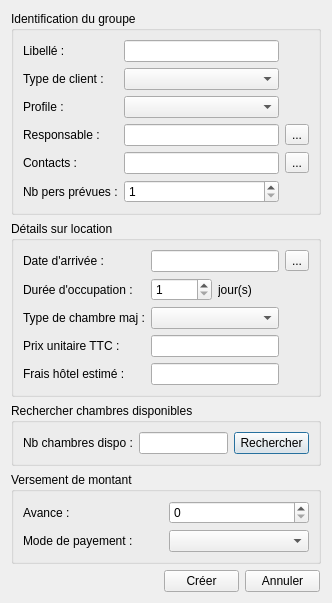
<?xml version="1.0" encoding="UTF-8"?>
<ui version="4.0">
 <class>BDCreerUnGroupe</class>
 <widget class="QDialog" name="BDCreerUnGroupe">
  <property name="geometry">
   <rect>
    <x>0</x>
    <y>0</y>
    <width>332</width>
    <height>542</height>
   </rect>
  </property>
  <property name="windowTitle">
   <string>Dialog</string>
  </property>
  <layout class="QGridLayout" name="gridLayout_5">
   <item row="0" column="0">
    <widget class="QGroupBox" name="groupBox">
     <property name="title">
      <string>Identification du groupe</string>
     </property>
     <layout class="QGridLayout" name="gridLayout">
      <item row="0" column="0">
       <widget class="QLabel" name="label">
        <property name="text">
         <string>Libellé :</string>
        </property>
       </widget>
      </item>
      <item row="0" column="1">
       <widget class="QLineEdit" name="lineEditLibelle"/>
      </item>
      <item row="1" column="0">
       <widget class="QLabel" name="label_8">
        <property name="text">
         <string>Type de client :</string>
        </property>
       </widget>
      </item>
      <item row="1" column="1">
       <widget class="QComboBox" name="comboBoxTypeDeClient"/>
      </item>
      <item row="2" column="0">
       <widget class="QLabel" name="label_9">
        <property name="text">
         <string>Profile :</string>
        </property>
       </widget>
      </item>
      <item row="2" column="1">
       <widget class="QComboBox" name="comboBoxProfile"/>
      </item>
      <item row="3" column="0">
       <widget class="QLabel" name="label_2">
        <property name="text">
         <string>Responsable :</string>
        </property>
       </widget>
      </item>
      <item row="3" column="1">
       <widget class="QLineEdit" name="lineEditClient">
        <property name="alignment">
         <set>Qt::AlignRight|Qt::AlignTrailing|Qt::AlignVCenter</set>
        </property>
        <property name="readOnly">
         <bool>true</bool>
        </property>
       </widget>
      </item>
      <item row="3" column="2">
       <widget class="QToolButton" name="btn_identifierRespo">
        <property name="text">
         <string>...</string>
        </property>
       </widget>
      </item>
      <item row="4" column="0">
       <widget class="QLabel" name="label_12">
        <property name="text">
         <string>Contacts :</string>
        </property>
       </widget>
      </item>
      <item row="4" column="1">
       <widget class="QLineEdit" name="lineEditContacts">
        <property name="alignment">
         <set>Qt::AlignRight|Qt::AlignTrailing|Qt::AlignVCenter</set>
        </property>
        <property name="readOnly">
         <bool>true</bool>
        </property>
       </widget>
      </item>
      <item row="4" column="2">
       <widget class="QToolButton" name="btn_contact">
        <property name="text">
         <string>...</string>
        </property>
       </widget>
      </item>
      <item row="5" column="0">
       <widget class="QLabel" name="label_11">
        <property name="text">
         <string>Nb pers prévues :</string>
        </property>
       </widget>
      </item>
      <item row="5" column="1">
       <widget class="QSpinBox" name="spinBoxNbPersPrevues">
        <property name="minimum">
         <number>1</number>
        </property>
        <property name="maximum">
         <number>1000</number>
        </property>
       </widget>
      </item>
     </layout>
    </widget>
   </item>
   <item row="1" column="0">
    <widget class="QGroupBox" name="groupBox_2">
     <property name="title">
      <string>Détails sur location </string>
     </property>
     <layout class="QGridLayout" name="gridLayout_3">
      <item row="0" column="0">
       <widget class="QLabel" name="label_3">
        <property name="text">
         <string>Date d'arrivée :</string>
        </property>
       </widget>
      </item>
      <item row="0" column="1" colspan="2">
       <widget class="QLineEdit" name="lineEditDateEntree">
        <property name="alignment">
         <set>Qt::AlignRight|Qt::AlignTrailing|Qt::AlignVCenter</set>
        </property>
        <property name="readOnly">
         <bool>true</bool>
        </property>
       </widget>
      </item>
      <item row="0" column="3">
       <widget class="QToolButton" name="btn_dateEntree">
        <property name="text">
         <string>...</string>
        </property>
       </widget>
      </item>
      <item row="1" column="0">
       <widget class="QLabel" name="label_4">
        <property name="text">
         <string>Durée d'occupation :</string>
        </property>
       </widget>
      </item>
      <item row="1" column="1">
       <widget class="QSpinBox" name="spinBoxDuree">
        <property name="minimum">
         <number>1</number>
        </property>
        <property name="maximum">
         <number>100</number>
        </property>
       </widget>
      </item>
      <item row="1" column="2">
       <widget class="QLabel" name="label_5">
        <property name="text">
         <string>jour(s)</string>
        </property>
       </widget>
      </item>
      <item row="2" column="0">
       <widget class="QLabel" name="label_13">
        <property name="text">
         <string>Type de chambre maj :</string>
        </property>
       </widget>
      </item>
      <item row="2" column="1" colspan="2">
       <widget class="QComboBox" name="comboBoxTypeDeChambre"/>
      </item>
      <item row="3" column="0">
       <widget class="QLabel" name="label_15">
        <property name="text">
         <string>Prix unitaire TTC :</string>
        </property>
       </widget>
      </item>
      <item row="3" column="1" colspan="2">
       <widget class="QLineEdit" name="lineEditPrixUnitaireTTC">
        <property name="alignment">
         <set>Qt::AlignRight|Qt::AlignTrailing|Qt::AlignVCenter</set>
        </property>
        <property name="readOnly">
         <bool>true</bool>
        </property>
       </widget>
      </item>
      <item row="4" column="0">
       <widget class="QLabel" name="label_10">
        <property name="text">
         <string>Frais hôtel estimé :</string>
        </property>
       </widget>
      </item>
      <item row="4" column="1" colspan="2">
       <widget class="QLineEdit" name="lineEditFraisHotelEstime">
        <property name="alignment">
         <set>Qt::AlignRight|Qt::AlignTrailing|Qt::AlignVCenter</set>
        </property>
        <property name="readOnly">
         <bool>true</bool>
        </property>
       </widget>
      </item>
     </layout>
    </widget>
   </item>
   <item row="2" column="0">
    <widget class="QGroupBox" name="groupBox_4">
     <property name="title">
      <string>Rechercher chambres disponibles</string>
     </property>
     <layout class="QGridLayout" name="gridLayout_4">
      <item row="0" column="0">
       <widget class="QLabel" name="label_14">
        <property name="text">
         <string>Nb chambres dispo :</string>
        </property>
       </widget>
      </item>
      <item row="0" column="1">
       <widget class="QLineEdit" name="lineEditNbChDispo">
        <property name="alignment">
         <set>Qt::AlignRight|Qt::AlignTrailing|Qt::AlignVCenter</set>
        </property>
        <property name="readOnly">
         <bool>true</bool>
        </property>
       </widget>
      </item>
      <item row="0" column="2">
       <widget class="QPushButton" name="btn_rechercher">
        <property name="maximumSize">
         <size>
          <width>75</width>
          <height>23</height>
         </size>
        </property>
        <property name="text">
         <string>Rechercher</string>
        </property>
       </widget>
      </item>
     </layout>
    </widget>
   </item>
   <item row="3" column="0">
    <widget class="QGroupBox" name="groupBox_3">
     <property name="title">
      <string>Versement de montant</string>
     </property>
     <layout class="QGridLayout" name="gridLayout_2">
      <item row="0" column="0">
       <widget class="QLabel" name="label_6">
        <property name="text">
         <string>Avance :</string>
        </property>
       </widget>
      </item>
      <item row="0" column="1">
       <widget class="QSpinBox" name="spinBoxAvance">
        <property name="maximum">
         <number>100000000</number>
        </property>
        <property name="singleStep">
         <number>5000</number>
        </property>
       </widget>
      </item>
      <item row="1" column="0">
       <widget class="QLabel" name="label_7">
        <property name="text">
         <string>Mode de payement :</string>
        </property>
       </widget>
      </item>
      <item row="1" column="1">
       <widget class="QComboBox" name="comboBoxModeDePayement">
        <property name="sizeAdjustPolicy">
         <enum>QComboBox::AdjustToContents</enum>
        </property>
       </widget>
      </item>
     </layout>
    </widget>
   </item>
   <item row="4" column="0">
    <layout class="QFormLayout" name="formLayout">
     <property name="formAlignment">
      <set>Qt::AlignRight|Qt::AlignTop|Qt::AlignTrailing</set>
     </property>
     <property name="rightMargin">
      <number>7</number>
     </property>
     <item row="0" column="0">
      <widget class="QPushButton" name="btn_creer">
       <property name="maximumSize">
        <size>
         <width>75</width>
         <height>23</height>
        </size>
       </property>
       <property name="text">
        <string>Créer</string>
       </property>
      </widget>
     </item>
     <item row="0" column="1">
      <widget class="QPushButton" name="btn_annuler">
       <property name="maximumSize">
        <size>
         <width>75</width>
         <height>23</height>
        </size>
       </property>
       <property name="text">
        <string>Annuler</string>
       </property>
      </widget>
     </item>
    </layout>
   </item>
  </layout>
 </widget>
 <resources/>
 <connections/>
</ui>
